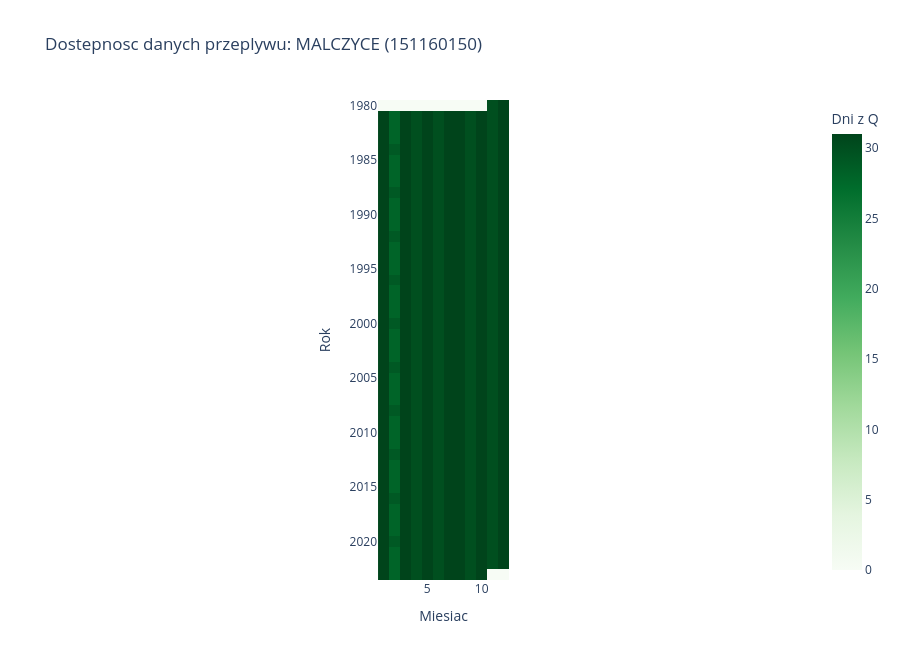
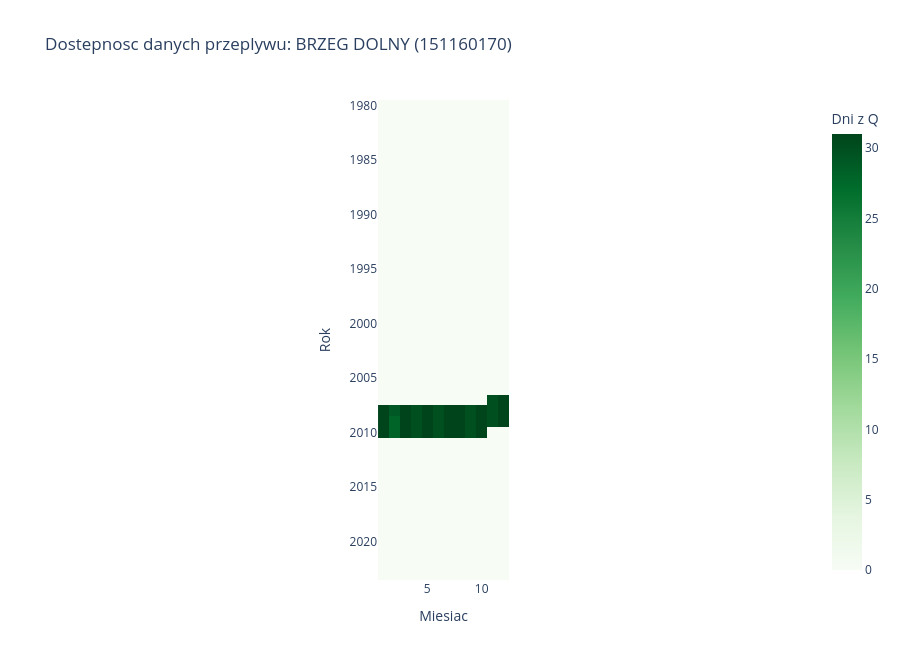

The notebook cell saved with these charts, in order:
### Markdown cell above
**Prompt do LLM:**
> *"Napisz kod ktory stworzy mapy cieplne dostepnosci danych przeplywu i stanow wody
> (plotly imshow). Pivot: wiersze=rok, kolumny=miesiac, wartosc=liczba poprawnych dni.
> Osobna mapa dla kazdej stacji. Dodaj tez podsumowanie luk (find_gaps)."*

### Code cell
# Mapa cieplna dostepnosci + podsumowanie luk
for sid in df['station_id'].unique():
    sdf = df[df['station_id'] == sid].copy()
    name = sdf['station_name'].iloc[0]
    sdf['year'] = sdf['date'].dt.year
    sdf['month'] = sdf['date'].dt.month

    # Heatmapa: przeplywy
    pivot = sdf.groupby(['year', 'month'])['discharge_m3s'].apply(
        lambda x: x.notna().sum()).unstack(fill_value=0)

    fig = px.imshow(pivot,
        labels=dict(x='Miesiac', y='Rok', color='Dni z Q'),
        title=f'Dostepnosc danych przeplywu: {name} ({sid})',
        color_continuous_scale='Greens',
        height=max(400, len(pivot) * 15))
    fig.show()

    # Podsumowanie luk
    gaps = find_gaps(df, sid, 'discharge_m3s')
    if gaps.empty:
        print(f'{name}: brak luk -- kompletna seria przeplywow!\n')
    else:
        print(f'{name}: {len(gaps)} luk, lacznie {gaps["duration_days"].sum()} dni brakujacych')
        long = gaps[gaps['duration_days'] > 30]
        if not long.empty:
            print(long[['gap_start', 'gap_end', 'duration_days']].to_string(index=False))
        print()

### Figure 1 — Plotly figure (JSON) as saved in the notebook; plotly's stock layout.template omitted (floating-point values rounded to 4 significant figures; data arrays with more than 128 entries replaced by an {"elided": "..."} marker saying what was removed)
{"data": [{"coloraxis": "coloraxis", "hovertemplate": "Miesiac: %{x}<br>Rok: %{y}<br>Dni z Q: %{z}<extra></extra>", "name": "0", "type": "heatmap", "x": [1, 2, 3, 4, 5, 6, 7, 8, 9, 10, 11, 12], "xaxis": "x", "y": [1980, 1981, 1982, 1983, 1984, 1985, 1986, 1987, 1988, 1989, 1990, 1991, 1992, 1993, 1994, 1995, 1996, 1997, 1998, 1999, 2000, 2001, 2002, 2003, 2004, 2005, 2006, 2007, 2008, 2009, 2010, 2011, 2012, 2013, 2014, 2015, 2016, 2017, 2018, 2019, 2020, 2021, 2022, 2023], "yaxis": "y", "z": {"elided": "44x12 int values"}}], "layout": {"coloraxis": {"colorbar": {"title": {"text": "Dni z Q"}}, "colorscale": [[0.0, "rgb(247,252,245)"], [0.125, "rgb(229,245,224)"], [0.25, "rgb(199,233,192)"], [0.375, "rgb(161,217,155)"], [0.5, "rgb(116,196,118)"], [0.625, "rgb(65,171,93)"], [0.75, "rgb(35,139,69)"], [0.875, "rgb(0,109,44)"], [1.0, "rgb(0,68,27)"]]}, "height": 660, "title": {"text": "Dostepnosc danych przeplywu: MALCZYCE (151160150)"}, "xaxis": {"anchor": "y", "constrain": "domain", "domain": [0.0, 1.0], "scaleanchor": "y", "title": {"text": "Miesiac"}}, "yaxis": {"anchor": "x", "autorange": "reversed", "constrain": "domain", "domain": [0.0, 1.0], "title": {"text": "Rok"}}}}

### Figure 2 — Plotly figure (JSON) as saved in the notebook; plotly's stock layout.template omitted (floating-point values rounded to 4 significant figures; data arrays with more than 128 entries replaced by an {"elided": "..."} marker saying what was removed)
{"data": [{"coloraxis": "coloraxis", "hovertemplate": "Miesiac: %{x}<br>Rok: %{y}<br>Dni z Q: %{z}<extra></extra>", "name": "0", "type": "heatmap", "x": [1, 2, 3, 4, 5, 6, 7, 8, 9, 10, 11, 12], "xaxis": "x", "y": [1980, 1981, 1982, 1983, 1984, 1985, 1986, 1987, 1988, 1989, 1990, 1991, 1992, 1993, 1994, 1995, 1996, 1997, 1998, 1999, 2000, 2001, 2002, 2003, 2004, 2005, 2006, 2007, 2008, 2009, 2010, 2011, 2012, 2013, 2014, 2015, 2016, 2017, 2018, 2019, 2020, 2021, 2022, 2023], "yaxis": "y", "z": {"elided": "44x12 int values"}}], "layout": {"coloraxis": {"colorbar": {"title": {"text": "Dni z Q"}}, "colorscale": [[0.0, "rgb(247,252,245)"], [0.125, "rgb(229,245,224)"], [0.25, "rgb(199,233,192)"], [0.375, "rgb(161,217,155)"], [0.5, "rgb(116,196,118)"], [0.625, "rgb(65,171,93)"], [0.75, "rgb(35,139,69)"], [0.875, "rgb(0,109,44)"], [1.0, "rgb(0,68,27)"]]}, "height": 660, "title": {"text": "Dostepnosc danych przeplywu: BRZEG DOLNY (151160170)"}, "xaxis": {"anchor": "y", "constrain": "domain", "domain": [0.0, 1.0], "scaleanchor": "y", "title": {"text": "Miesiac"}}, "yaxis": {"anchor": "x", "autorange": "reversed", "constrain": "domain", "domain": [0.0, 1.0], "title": {"text": "Rok"}}}}
